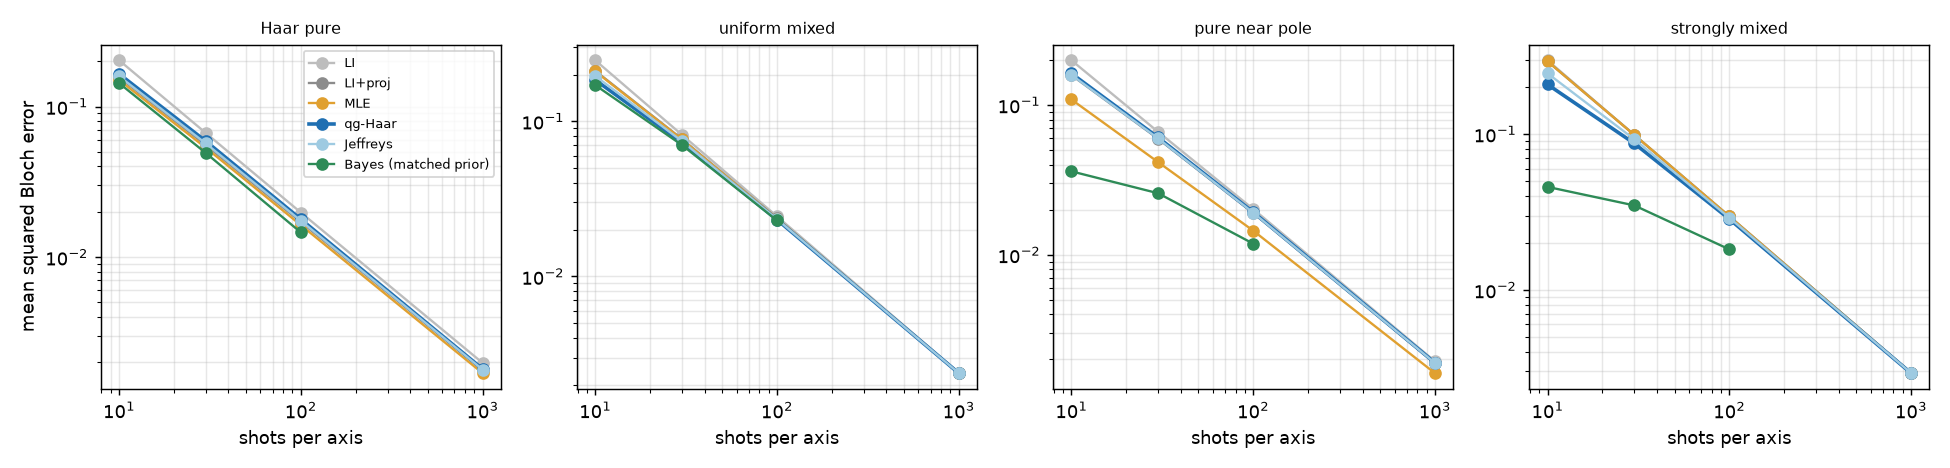

The script that drew this image:
"""
Few-shot single-qubit tomography in qg units: is the Haar (uniform-in-qg)
prior per axis better than the standard estimators?

A qubit state is its Bloch vector r = (qg_X, qg_Y, qg_Z), |r| <= 1. With
N shots in each Pauli basis and k_a outcomes "+1" on axis a:

  LI         linear inversion r_a = 2 k_a / N - 1 (can leave the ball)
  LI + proj  the same, rescaled onto the ball when |r| > 1
  MLE        maximum likelihood over the ball
  qg-Haar    per-axis posterior mean under the Haar prior, which is
             uniform in each qg (Archimedes, §15.3):
             r_a = (2 k_a - N)/(N + 2), then projected onto the ball
  Jeffreys   per-axis Jeffreys posterior mean: r_a = (2 k_a - N)/(N + 1),
             projected (the control asked for by §25)
  Bayes      full Bloch-ball posterior mean under the prior that matches
             the test ensemble (uniform sphere for pure, uniform ball for
             mixed), by importance sampling: the best possible for MSE
             when the prior is right

Test ensembles: Haar-random pure states, uniform-in-ball mixed states,
pure states near a pole (polar angle < 0.3 rad), and strongly mixed
states (|r| < 0.3). Loss: mean squared Bloch error E|r_hat - r|^2
(= 2 x squared Hilbert-Schmidt distance); for pure states also the
infidelity of the estimated direction, (1 - r . r_hat / |r_hat|)/2.

Findings (2000 states per cell; mean squared Bloch error; Bayes by
importance sampling, reported up to 100 shots):

  10 shots per axis    LI     LI+proj  MLE    qg-Haar  Jeffreys  Bayes
  Haar pure           0.203   0.157   0.150   0.165    0.159    0.143
  uniform mixed       0.247   0.211   0.210   0.185    0.196    0.171
  pure near pole      0.199   0.159   0.109   0.163    0.159    0.036
  strongly mixed      0.298   0.293   0.293   0.208    0.245    0.046

  * Linear inversion is unphysical in 52-88% of runs on pure states;
    every other estimator is physical by construction.
  * The per-axis qg-Haar estimator is the best of the cheap closed
    forms on mixed states: 12% below MLE on uniform mixed states and
    29% below it on strongly mixed ones at 10 shots, and 6-15% below
    Jeffreys. It shrinks towards the centre, which is right for mixed
    states.
  * On pure states that shrinkage is wrong: qg-Haar is 10% worse than
    MLE on Haar pure states and 50% worse near a pole. The per-axis
    prior is the Haar marginal, not the joint Haar prior, which lives
    on the sphere; the full-sphere Bayes estimator uses it and is the
    best on pure states.
  * By 100 shots the physical estimators agree within ~10%, except near
    a pole, where MLE stays 25% ahead of the others (still 15% at 1000
    shots): there the truth sits on the boundary of the ball.
  * A mismatched prior is expensive: Bayes with a ball prior on
    near-pole pure states gives 0.145 (matched 0.036), and a sphere
    prior on strongly mixed states gives 0.591 (matched 0.046, LI 0.298).

Same verdict as §15.3 and §25: at few shots the prior does the work,
not the qg coordinates. qg-Haar is a good, free default when the state
is expected to be mixed (noisy hardware); MLE or a sphere prior when it
is expected to be pure.
"""

import math

import numpy as np
from scipy.optimize import minimize

ESTIMATORS = ("LI", "LI+proj", "MLE", "qg-Haar", "Jeffreys", "Bayes")
ENSEMBLES = ("Haar pure", "uniform mixed", "pure near pole", "strongly mixed")


def sample_states(ensemble, m, rng):
    if ensemble == "Haar pure":
        v = rng.normal(size=(m, 3))
        return v / np.linalg.norm(v, axis=1, keepdims=True)
    if ensemble == "uniform mixed":
        v = rng.normal(size=(m, 3))
        v /= np.linalg.norm(v, axis=1, keepdims=True)
        return v * rng.random((m, 1)) ** (1 / 3)
    if ensemble == "pure near pole":
        th = np.arccos(rng.uniform(math.cos(0.3), 1.0, m))
        ph = rng.uniform(0, 2 * math.pi, m)
        return np.stack([np.sin(th) * np.cos(ph), np.sin(th) * np.sin(ph), np.cos(th)], 1)
    if ensemble == "strongly mixed":
        v = rng.normal(size=(m, 3))
        v /= np.linalg.norm(v, axis=1, keepdims=True)
        return v * 0.3 * rng.random((m, 1)) ** (1 / 3)
    raise ValueError(ensemble)


def _project(r):
    n = np.linalg.norm(r, axis=-1, keepdims=True)
    return np.where(n > 1, r / np.maximum(n, 1e-300), r)


def _mle_one(k, n):
    """Constrained MLE for one state (k: 3 counts of +1 out of n)."""
    li = 2 * k / n - 1
    if np.linalg.norm(li) <= 1:
        return li

    def nll(ang):
        th, ph = ang
        r = np.array([math.sin(th) * math.cos(ph), math.sin(th) * math.sin(ph), math.cos(th)])
        p = np.clip((1 + r) / 2, 1e-12, 1 - 1e-12)
        return -float((k * np.log(p) + (n - k) * np.log(1 - p)).sum())

    d = li / np.linalg.norm(li)
    x0 = [math.acos(np.clip(d[2], -1, 1)), math.atan2(d[1], d[0])]
    res = minimize(nll, x0, method="Nelder-Mead", options={"xatol": 1e-8, "fatol": 1e-10})
    th, ph = res.x
    return np.array([math.sin(th) * math.cos(ph), math.sin(th) * math.sin(ph), math.cos(th)])


def _prior_samples(kind, m, rng):
    return sample_states("Haar pure" if kind == "sphere" else "uniform mixed", m, rng)


def bayes_mean(k, n, prior, chunk=500):
    """Posterior mean of r for counts k (reps x 3) under prior samples."""
    p = np.clip((1 + prior) / 2, 1e-12, 1 - 1e-12)  # (M, 3)
    lp, lq = np.log(p), np.log(1 - p)
    out = np.empty((len(k), 3))
    for s in range(0, len(k), chunk):
        kk = k[s:s + chunk]
        ll = kk @ lp.T + (n - kk) @ lq.T  # (c, M)
        ll -= ll.max(axis=1, keepdims=True)
        w = np.exp(ll)
        out[s:s + chunk] = (w @ prior) / w.sum(axis=1, keepdims=True)
    return out


def estimate_all(k, n, prior):
    li = 2 * k / n - 1
    return {
        "LI": li,
        "LI+proj": _project(li),
        "MLE": np.array([_mle_one(kk, n) for kk in k]),
        "qg-Haar": _project((2 * k - n) / (n + 2)),
        "Jeffreys": _project((2 * k - n) / (n + 1)),
        # importance sampling needs the prior to cover the posterior: fine up to
        # ~100 shots with 6000 samples, not at 1000 (posterior width ~0.03)
        "Bayes": bayes_mean(k, n, prior) if n <= 100 else np.full_like(li, np.nan),
    }


def benchmark(ensemble, n_shots, reps=2000, seed=0, prior_size=6000):
    rng = np.random.default_rng(seed)
    r = sample_states(ensemble, reps, rng)
    k = rng.binomial(n_shots, (1 + r) / 2).astype(float)
    prior_kind = "sphere" if "pure" in ensemble else "ball"
    prior = _prior_samples(prior_kind, prior_size, rng)
    if ensemble == "strongly mixed":
        prior = sample_states("strongly mixed", prior_size, rng)
    if ensemble == "pure near pole":
        prior = sample_states("pure near pole", prior_size, rng)
    est = estimate_all(k, n_shots, prior)
    out = {}
    for name, e in est.items():
        mse = float(np.mean(np.sum((e - r) ** 2, axis=1)))
        row = {"mse": mse, "unphysical": float(np.mean(np.linalg.norm(e, axis=1) > 1 + 1e-9))}
        if "pure" in ensemble:
            d = e / np.maximum(np.linalg.norm(e, axis=1, keepdims=True), 1e-300)
            row["infidelity"] = float(np.mean((1 - np.sum(d * r, axis=1)) / 2))
        out[name] = row
    return out


def mismatched_prior(n_shots=10, reps=2000, seed=0):
    """Bayes with a uniform-ball prior on near-pole pure states, and with a
    sphere prior on strongly mixed states (prior not matching the truth)."""
    rng = np.random.default_rng(seed)
    res = {}
    for ens, kind in (("pure near pole", "ball"), ("strongly mixed", "sphere")):
        r = sample_states(ens, reps, rng)
        k = rng.binomial(n_shots, (1 + r) / 2).astype(float)
        e = bayes_mean(k, n_shots, _prior_samples(kind, 6000, rng))
        res[ens] = float(np.mean(np.sum((e - r) ** 2, axis=1)))
    return res


SHOTS = (10, 30, 100, 1000)


def make_figure(tables, path):
    import matplotlib

    matplotlib.use("Agg")
    import matplotlib.pyplot as plt

    col = {"LI": "#bdbdbd", "LI+proj": "#8c8c8c", "MLE": "#e0a030", "qg-Haar": "#1f6fb2",
           "Jeffreys": "#9ecae1", "Bayes": "#2e8b57"}
    fig, axes = plt.subplots(1, 4, figsize=(15, 3.6), sharey=False)
    for ax, ens in zip(axes, ENSEMBLES):
        for e in ESTIMATORS:
            ax.loglog(SHOTS, [tables[(ens, n)][e]["mse"] if np.isfinite(tables[(ens, n)][e]["mse"]) else np.nan
                              for n in SHOTS], "o-", color=col[e], lw=2 if e == "qg-Haar" else 1.3,
                      label=e + (" (matched prior)" if e == "Bayes" else ""))
        ax.set_title(ens, fontsize=9)
        ax.set_xlabel("shots per axis")
        ax.grid(alpha=0.3, which="both")
    axes[0].set_ylabel("mean squared Bloch error")
    axes[0].legend(fontsize=7)
    fig.tight_layout()
    fig.savefig(path, dpi=130)


if __name__ == "__main__":
    import sys

    tables = {}
    for ens in ENSEMBLES:
        print(f"\n{ens}: mean squared Bloch error (fraction unphysical)")
        print(f"{'shots':>6} " + "".join(f"{e:>17}" for e in ESTIMATORS))
        for n in SHOTS:
            t = tables[(ens, n)] = benchmark(ens, n)
            print(f"{n:6d} " + "".join(f"{t[e]['mse']:9.4f} ({t[e]['unphysical']:.2f})" for e in ESTIMATORS))
        if "pure" in ens:
            print("  direction infidelity:")
            for n in SHOTS:
                t = tables[(ens, n)]
                print(f"{n:6d} " + "".join(f"{t[e]['infidelity']:17.4f}" for e in ESTIMATORS))
    print("\nBayes with a mismatched prior (10 shots):", mismatched_prior())
    if "--figure" in sys.argv:
        make_figure(tables, __file__.replace(".py", ".png"))
